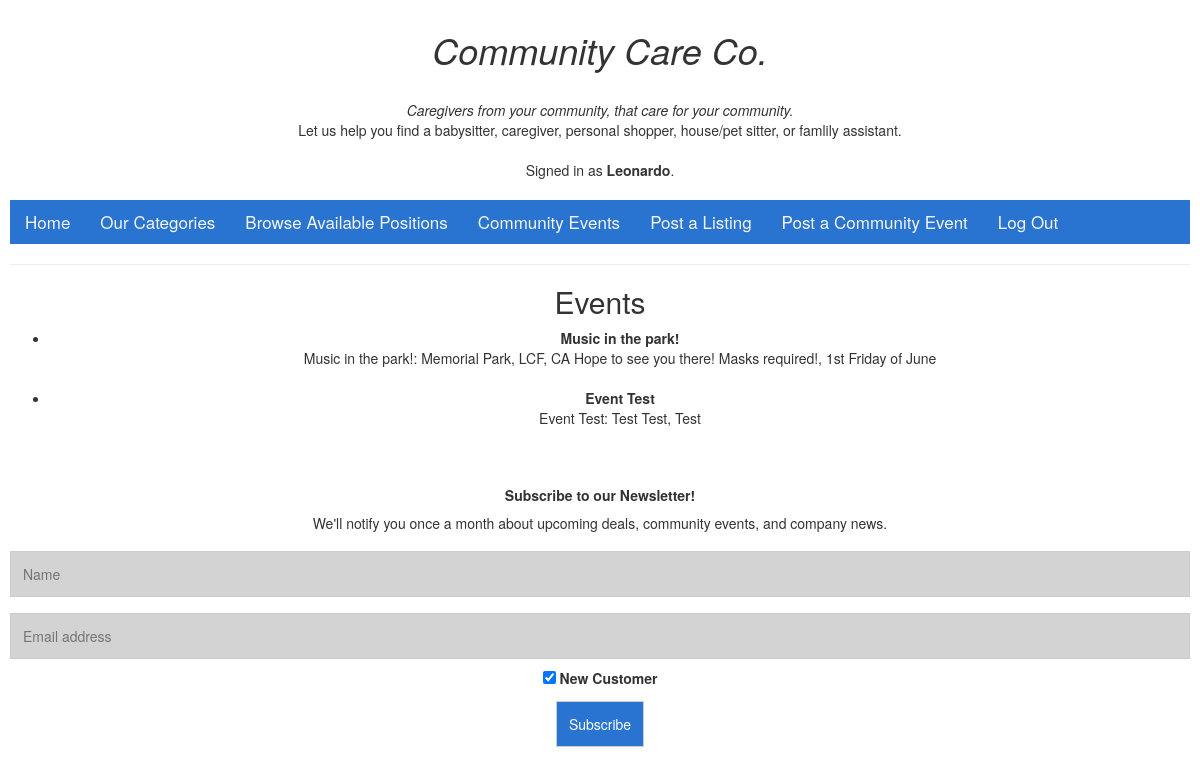
The app's page /events (signed in) with its own data.
### avail_listings/models.py (models this page shows)
class User(AbstractUser):
    pass

class Event(models.Model):
    title = models.CharField(max_length=64)
    location = models.CharField(max_length=30)
    description = models.TextField()
    date = models.CharField(max_length=30)
    def __str__(self):
        return f"{self.title}: {self.location} {self.description}, {self.date}"

### avail_listings/views.py (the view)
# urls.py: path("events", views.events, name="events"),
def events(request):
    event = Event.objects.all()
    user = request.user
    return render(request, "avail_listings/events.html", {
        'Event': event,
        'user': user,
    })

### avail_listings/templates/avail_listings/events.html (shortened to what this page needs)
{% extends "avail_listings/layout.html" %}
{% load static %}
{% block body %}
    <h2>Events</h2>
    <div>
        <ul>
            {% for e in Event %}
                <li><b>{{ e.title }}</b>
                <br>{{ e }}</li><br>
            {% endfor %}
        </ul>
    </div>
{% endblock %}

### avail_listings/templates/avail_listings/layout.html (shortened to what this page needs)
{% load static %}
<!DOCTYPE html>
<html lang="en">
    <head>
        <link rel="stylesheet" href="https://stackpath.bootstrapcdn.com/bootstrap/4.4.1/css/bootstrap.min.css">
        <link href="{% static 'avail_listings/styles.css' %}" rel="stylesheet">
        <link rel="stylesheet" href="https://maxcdn.bootstrapcdn.com/bootstrap/3.4.1/css/bootstrap.min.css">
    </head>
    <body>
        <h1>Community Care Co.</h1>
        <br><i>Caregivers from your community, that care for your community.</i>
        <br>Let us help you find a babysitter, caregiver, personal shopper, house/pet sitter, or famlily assistant.
        <div><br>
            {% if user.is_authenticated %}
                Signed in as <strong>{{ user.username }}</strong>.
            {% else %}
                <b>Not signed in.</b>
            {% endif %}
        </div>
        <br>
        <div class="nav">
            <ul class="nav">
                <li class="nav-item">
                    <a class="nav-link" href="{% url 'index' %}">Home</a>
                </li>
                <li class="nav-item">
                    <a class="nav-link" href="{% url 'categories' %}">Our Categories</a>
                </li>
                <li class="nav-item">
                    <a class="nav-link" href="{% url 'index' %}">Browse Available Positions</a>
                </li>
                <li class="nav-item">
                        <a class="nav-link" href="{% url 'events' %}">Community Events</a>
                </li>
                {% if user.is_authenticated %}
                    <li class="nav-item">
                        <a class="nav-link" href="{% url 'create_listing' %}">Post a Listing</a>
                    </li>
                    <li class="nav-item">
                        <a class="nav-link" href="{% url 'create_event' %}">Post a Community Event</a>
                    </li>
                    <li class="nav-item">
                        <a class="nav-link" href="{% url 'logout' %}">Log Out</a>
                    </li>
                {% endif %}
            </ul>
        </div>
        <hr>
        {% block body %}
        {% endblock %}
        <div><br>
            <footer>
                <h5><b>Subscribe to our Newsletter!</b></h5>
                <p>We'll notify you once a month about upcoming deals, community events, and company news.</p>
                <form>
                    <div id="subscriptions">
                        <input id="name" type="text" placeholder="Name">
                        <input id="newEmail" type="text" placeholder="Email address">
                        <div>
                            <label>
                                <input type="checkbox" checked="checked" name="subscribe"> New Customer
                            </label>
                        </div>
                        <input id="submit" action="submit" type="submit" button onclick="success()" value="Subscribe"></button>
                    </div>
                </form>
            </footer>
        </div>
    </body>
</html>

### avail_listings/static/avail_listings/styles.css (style rules this page uses)
h1 { text-align: center; font-style: italic; }
body { text-align: center; padding: 10px; color: black; background-color:lightslategray; }
.nav { color: whitesmoke; background-color: rgb(40, 116, 208); text-align: center; }
.nav a { font-style: bold; font-size: 17px; text-align: center; background-color: rgb(40, 116, 208); padding: 14px 16px; color: whitesmoke; }
input[type=text], input[type=submit] { width: 100%; padding: 12px; margin: 8px 0; border: 1px solid #ccc; box-sizing: border-box; text-align: left; background-color: lightgrey; }
input[type=submit] { width: 50%; background-color: rgb(40, 116, 208); color: white; border: none; text-align: center; }
.nav ul { list-style: none; text-align: center; }
.nav ul li { display: inline-block; }
.applications input[type=text], input[type=submit] { width: auto; padding: 12px; margin: 8px 0; border: 1px solid #ccc; box-sizing: border-box; text-align: left; background-color: rgb(40, 116, 208); color: white; }

### records on screen
User: username "Leonardo"
Event: title "Music in the park!", title+location+description "Music in the park!: Memorial Park, LCF, CA Hope to see you there! Masks required!, 1st Friday of June"
Event: title "Event Test", title+location+description "Event Test: Test Test, Test"
